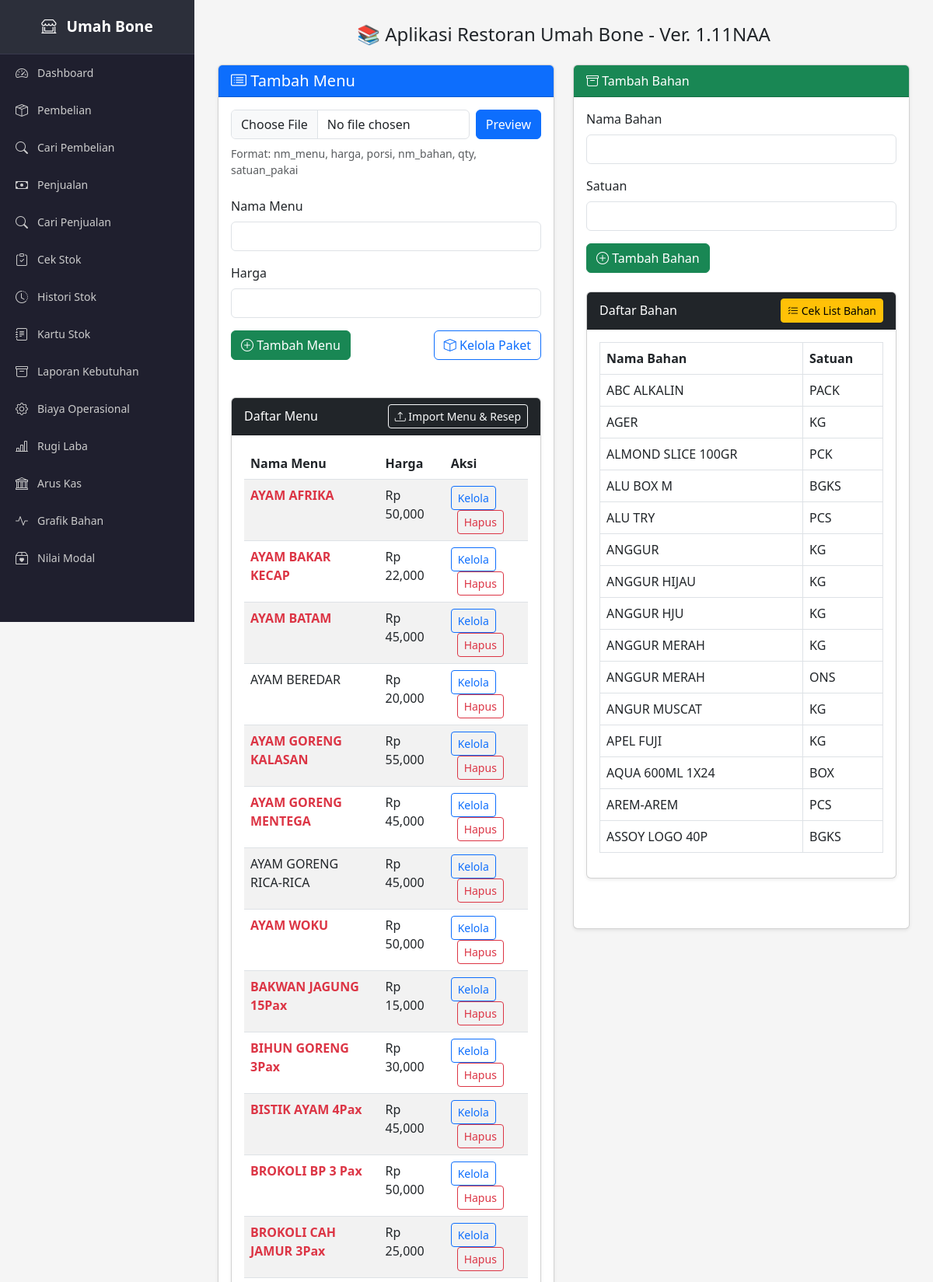
The page / (upper part) on the database its author committed.
### tables this page shows
CREATE TABLE Menu (
    Nm_menu TEXT PRIMARY KEY,
    Harga INTEGER
, porsi INTEGER);

CREATE TABLE Bahan (
    Nm_bahan TEXT,
    Satuan TEXT,
    harga REAL DEFAULT 0,
    PRIMARY KEY (Nm_bahan, Satuan)
);

### app.py (the view)
@app.route('/')
def index():
    daftar_menu = db.ambil_menu()  # [(nm_menu, harga)]
    daftar_bahan = db.ambil_bahan()  # [(nm_bahan, satuan)]
    stok_data = db.ambil_stok_bahan_dan_satuan()  # kamu buat def-nya di bawah
    stok_set = {(bahan.strip().lower(), satuan.strip().lower()) for bahan, satuan in stok_data}
    daftar_menu_dengan_status = []
    for menu in daftar_menu:
        nama_menu = menu[0]
        harga_menu = menu[1]
        resep = db.ambil_resep_per_menu(nama_menu)  # [(nm_bahan, qty, satuan_pakai, konversi, satuan_stok)]
        bahan_hilang = any(
            (r[0].strip().lower(), r[4].strip().lower()) not in stok_set
            for r in resep
        )
        daftar_menu_dengan_status.append((nama_menu, harga_menu, bahan_hilang))
    return render_template('index.html', daftar_menu=daftar_menu_dengan_status, daftar_bahan=daftar_bahan)

### models.py (called while the page is built)
    def ambil_stok_bahan_dan_satuan(self):
        self.cursor.execute("SELECT nm_bahan, satuan FROM Stok")
        return self.cursor.fetchall()

    def ambil_menu(self):
        self.cursor.execute("SELECT * FROM Menu order by nm_menu")
        return self.cursor.fetchall()

    def ambil_bahan(self):
        self.cursor.execute("""
            SELECT * FROM Bahan
            ORDER BY nm_bahan COLLATE NOCASE ASC
            LIMIT 15
        """)
        return self.cursor.fetchall()

    def ambil_resep_per_menu(self, nm_menu):
        self.cursor.execute("""
            SELECT Nm_bahan, Qty, Satuan_pakai, Konversi, Satuan_stok
            FROM Resep
            WHERE Nm_menu = ?
        """, (nm_menu,))
        return self.cursor.fetchall()

### templates/index.html (shortened to what this page needs)
{% extends "base.html" %}
{% block content %}
<h4 class="text-center mb-4">📚 Aplikasi Restoran Umah Bone - Ver. 1.11NAA</h4>
<div class="row">
    <div class="col-md-6">
        <div class="card shadow-sm mb-4">
            <div class="card-header bg-primary text-white d-flex justify-content-between align-items-center">
                <h5 class="mb-0"><i class="bi bi-card-list"></i> Tambah Menu</h5>
            </div>
            <div class="card-body">
                <form action="{{ url_for('preview_import') }}" method="POST" enctype="multipart/form-data" class="mb-4">
                    <div class="d-flex gap-2">
                        <input type="file" name="file" class="form-control" accept=".csv" required>
                        <button type="submit" class="btn btn-primary">Preview</button>
                    </div>
                    <small class="text-muted d-block mt-2">Format: nm_menu, harga, porsi, nm_bahan, qty, satuan_pakai</small>
                </form>
                <form action="{{ url_for('tambah_menu') }}" method="POST">
                    <div class="mb-3">
                        <label class="form-label">Nama Menu</label>
                        <input type="text" name="nama" class="form-control" required>
                    </div>
                    <div class="mb-3">
                        <label class="form-label">Harga</label>
                        <input type="number" name="harga" class="form-control" required>
                    </div>
                    <div class="d-flex justify-content-between align-items-end">
                        <button type="submit" class="btn btn-success"><i class="bi bi-plus-circle"></i> Tambah Menu</button>
                        <a href="{{ url_for('kelola_paket') }}" class="btn btn-outline-primary"><i class="bi bi-box"></i> Kelola Paket</a>
                    </div>
                </form>
                <div class="card shadow-sm mt-5">
                    <div class="card-header bg-dark text-white d-flex justify-content-between align-items-center">
                        <span>Daftar Menu</span>
                        <button type="button" class="btn btn-outline-light btn-sm" data-bs-toggle="modal" data-bs-target="#importModal">
                            <i class="bi bi-upload"></i> Import Menu & Resep
                        </button>
                    </div>
                    <div class="card-body">
                        {% if daftar_menu %}
                        <table class="table table-striped">
                            <thead><tr><th>Nama Menu</th><th>Harga</th><th>Aksi</th></tr></thead>
                            <tbody>
                                {% for menu in daftar_menu %}
                                <tr>
                                    <td class="{% if menu[2] %}text-danger fw-bold{% endif %}" title="{% if menu[2] %}Ada bahan tidak tersedia{% endif %}">{{ menu[0] }}</td>
                                    <td>Rp {{ "{:,}".format(menu[1]) }}</td>
                                    <td>
                                        <a href="{{ url_for('kelola_resep', nama_menu=menu[0]) }}" class="btn btn-sm btn-outline-primary">Kelola</a>
                                        <a href="{{ url_for('hapus_menu', nama_menu=menu[0]) }}" class="btn btn-sm btn-outline-danger ms-2" onclick="return confirm('Yakin hapus?')">Hapus</a>
                                    </td>
                                </tr>
                                {% endfor %}
                            </tbody>
                        </table>
                        {% else %}
                        <p class="text-muted">Belum ada menu.</p>
                        {% endif %}
                    </div>
                </div>
            </div>
        </div>
    </div>
    <div class="col-md-6">
        <div class="card shadow-sm mb-4">
            <div class="card-header bg-success text-white"><i class="bi bi-archive"></i> Tambah Bahan</div>
            <div class="card-body">
                <form action="{{ url_for('tambah_bahan') }}" method="POST">
                    <div class="mb-3">
                        <label class="form-label">Nama Bahan</label>
                        <input type="text" name="nama" class="form-control" required>
                    </div>
                    <div class="mb-3">
                        <label class="form-label">Satuan</label>
                        <input type="text" name="satuan" class="form-control" required>
                    </div>
                    <button type="submit" class="btn btn-success"><i class="bi bi-plus-circle"></i> Tambah Bahan</button>
                </form>
                <div class="card shadow-sm mt-4 mb-5">
                    <div class="card-header bg-dark text-white d-flex justify-content-between align-items-center">
                        <span>Daftar Bahan</span>
                        <a href="{{ url_for('cek_list_bahan') }}" class="btn btn-sm btn-warning">
                            <i class="bi bi-list-check"></i> Cek List Bahan
                        </a>
                    </div>
                    <div class="card-body">
                        {% if daftar_bahan %}
                        <table class="table table-bordered">
                            <thead><tr><th>Nama Bahan</th><th>Satuan</th></tr></thead>
                            <tbody>
                                {% for bahan in daftar_bahan %}
                                <tr><td>{{ bahan[0] }}</td><td>{{ bahan[1] }}</td></tr>
                                {% endfor %}
                            </tbody>
                        </table>
                        {% else %}
                        <p class="text-muted">Belum ada bahan.</p>
                        {% endif %}
                    </div>
                </div>
            </div>
        </div>
    </div>
</div>
{% endblock %}

### templates/base.html (style rules this page uses)
body { margin: 0; padding: 0; display: flex; font-family: 'Segoe UI', sans-serif; background-color: #f5f5f5; }

### rows shown on the page
Menu: Nm_menu "AYAM AFRIKA", Harga "50,000"
Menu: Nm_menu "AYAM BAKAR KECAP", Harga "22,000"
Menu: Nm_menu "AYAM BATAM", Harga "45,000"
Menu: Nm_menu "AYAM BEREDAR", Harga "20,000"
Menu: Nm_menu "AYAM GORENG KALASAN", Harga "55,000"
Menu: Nm_menu "AYAM GORENG MENTEGA", Harga "45,000"
Menu: Nm_menu "AYAM GORENG RICA-RICA", Harga "45,000"
Menu: Nm_menu "AYAM WOKU", Harga "50,000"
Menu: Nm_menu "BAKWAN JAGUNG 15Pax", Harga "15,000"
Menu: Nm_menu "BIHUN GORENG 3Pax", Harga "30,000"
Menu: Nm_menu "BISTIK AYAM 4Pax", Harga "45,000"
Menu: Nm_menu "BROKOLI BP 3 Pax", Harga "50,000"
Menu: Nm_menu "BROKOLI CAH JAMUR 3Pax", Harga "25,000"
Bahan: Nm_bahan "ABC ALKALIN", Satuan "PACK"
Bahan: Nm_bahan "AGER", Satuan "KG"
Bahan: Nm_bahan "ALMOND SLICE 100GR", Satuan "PCK"
Bahan: Nm_bahan "ALU BOX M", Satuan "BGKS"
Bahan: Nm_bahan "ALU TRY", Satuan "PCS"
Bahan: Nm_bahan "ANGGUR", Satuan "KG"
Bahan: Nm_bahan "ANGGUR HIJAU", Satuan "KG"
Bahan: Nm_bahan "ANGGUR HJU", Satuan "KG"
Bahan: Nm_bahan "ANGGUR MERAH", Satuan "KG"
Bahan: Nm_bahan "ANGGUR MERAH", Satuan "ONS"
Bahan: Nm_bahan "ANGUR MUSCAT", Satuan "KG"
Bahan: Nm_bahan "APEL FUJI", Satuan "KG"
Bahan: Nm_bahan "AQUA 600ML 1X24", Satuan "BOX"
Bahan: Nm_bahan "AREM-AREM", Satuan "PCS"
Bahan: Nm_bahan "ASSOY LOGO 40P", Satuan "BGKS"
